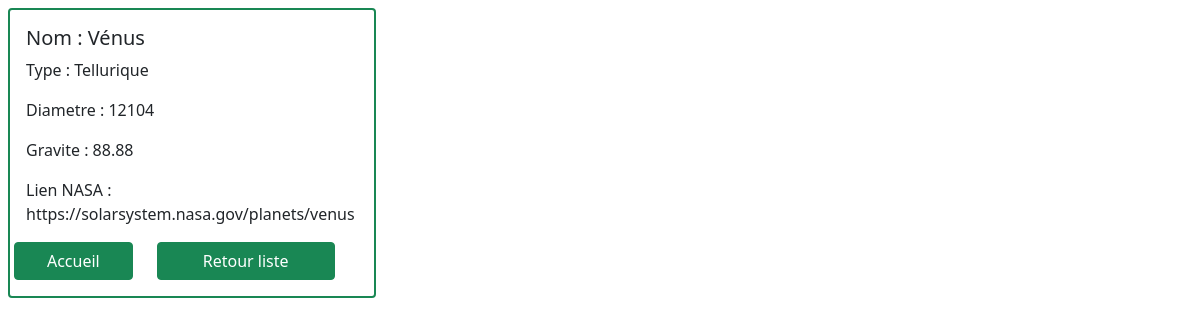
The page /?page=planet&id=2 on the database its author committed.
### tables this page shows
CREATE TABLE IF NOT EXISTS `planet` (
  `id` int(11) NOT NULL AUTO_INCREMENT,
  `nom` varchar(7) DEFAULT NULL,
  `type` varchar(10) DEFAULT NULL,
  `diametre` mediumint(9) DEFAULT NULL,
  `gravite` float DEFAULT NULL,
  `lien_nasa` varchar(180) DEFAULT NULL,
  PRIMARY KEY (`id`)
);

### Models/planetManager.php (called while the page is built, shortened)
<?php
require_once 'Models/planetModel.php';
class PlanetManager {
    public static function getOneById() {
        $planetPreparedQuery = $GLOBALS['db']->prepare("SELECT * FROM planet WHERE id = ?");
        $planetPreparedQuery->execute([$_GET['id']]);
        return $planetPreparedQuery->fetchObject('planet');
    }
}

### Models/planetModel.php (called while the page is built, shortened)
<?php
class Planet {
    private string $nom;
    private string $type;
    private int $diametre;
    private float $gravite;
    private string $lien_nasa;
    public function getNom(): string { return $this->nom; }
    public function getType(): string { return $this->type; }
    public function getDiametre(): int { return $this->diametre; }
    public function getGravite(): float { return $this->gravite; }
    public function getLienNasa(): string { return $this->lien_nasa; }
}

### Views/planetView.php (the view, shortened to what this page needs)
<?php
$content = '
<div class="card m-2 border border-2 border-success" style="width: 23rem;">
  <div class="card-body">
    <h5 class="card-title">Nom : '. $planet->getNom().'</h5>
    <p class="card-text">Type : '. $planet->getType().'</p>
    <p class="card-text">Diametre : ' . $planet->getDiametre() . '</p>
    <p class="card-text">Gravite : ' . $planet->getGravite() . '</p>
    <p class="card-text">Lien NASA : ' . $planet->getLienNasa() . '</p>
    <div class="row">
      <a href="?" class="btn btn-success col-4">Accueil</a>
      <a href="?page=planet" class="btn btn-success col-6 ms-4">Retour liste</a>
    </div>
  </div>
</div>
';
require_once 'Views/template.php';

### rows shown on the page
planet: nom "Vénus", type "Tellurique", diametre "12104", gravite "88.88", lien_nasa "https://solarsystem.nasa.gov/planets/venus"
